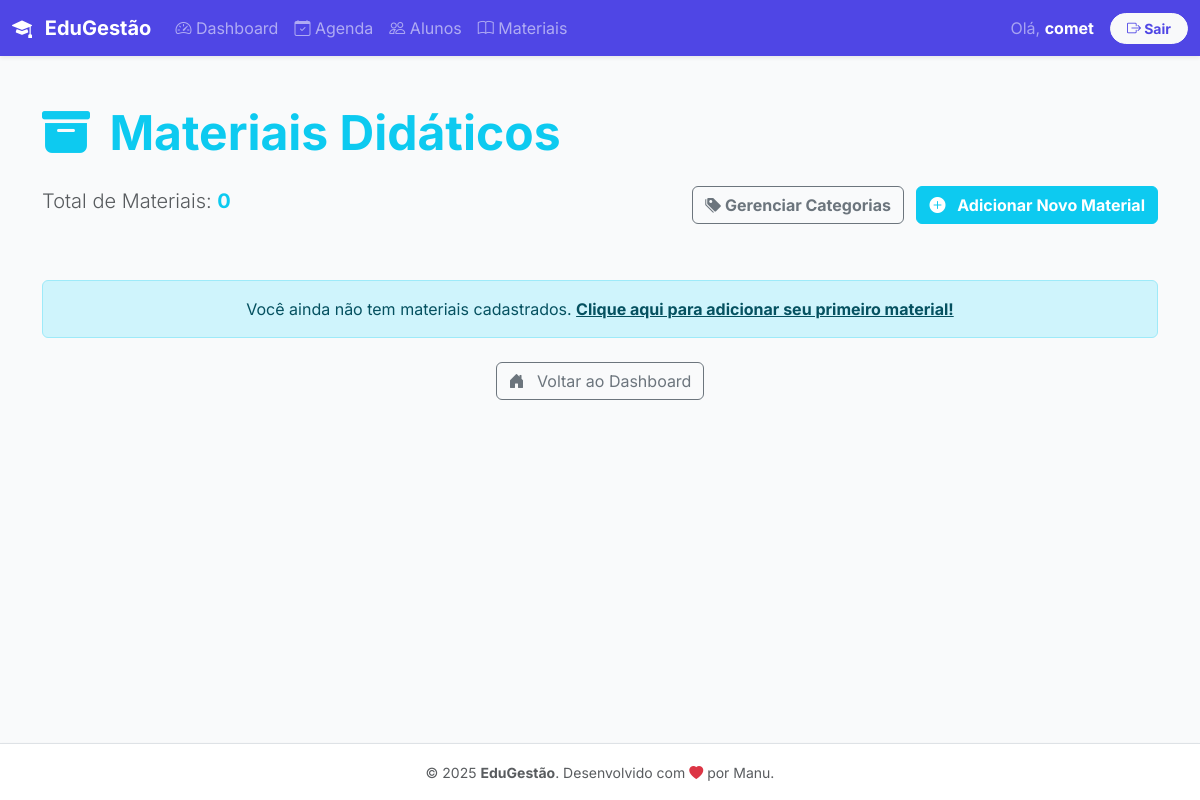
Page /materiais/ (signed in) on the earlier database version.
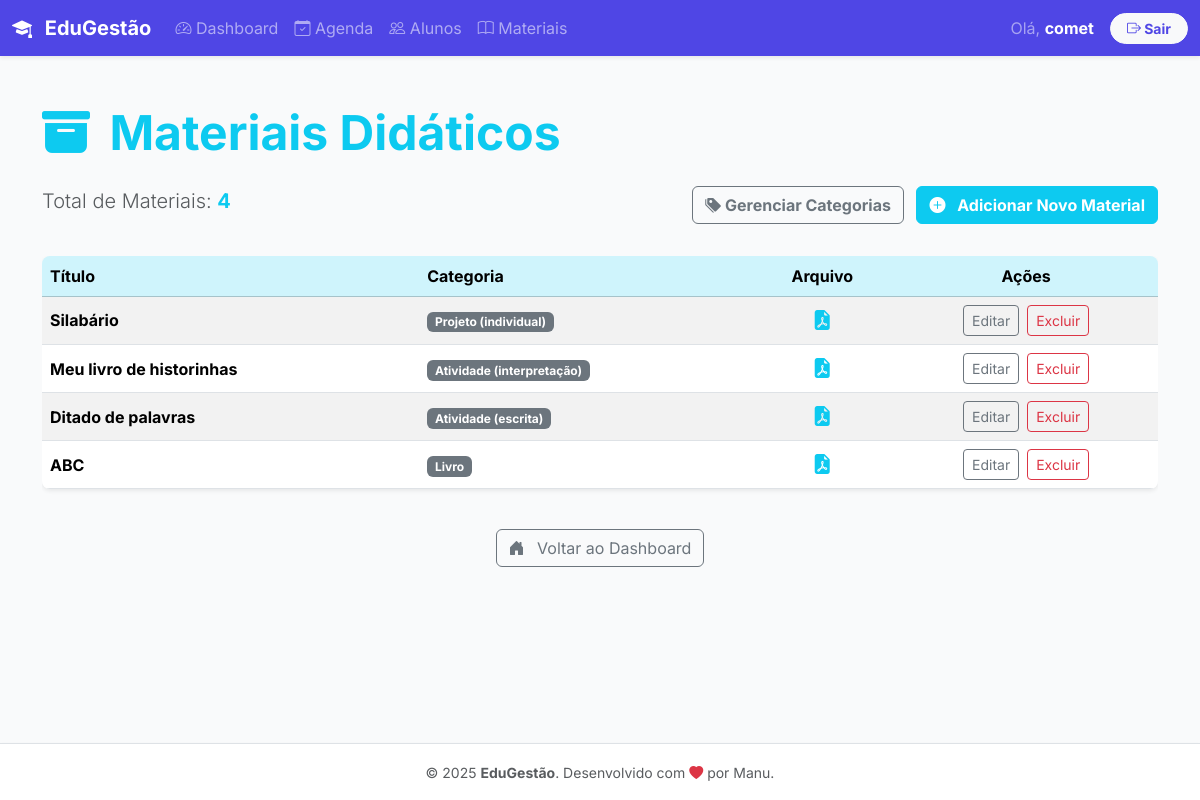
Same page on the later database version.
### materiais/models.py (models this page shows, shortened)
class Material(models.Model):
    ID_Material = models.AutoField(primary_key=True)
    Titulo = models.CharField(max_length=150)
    Descricao = models.TextField(blank=True)
    Arquivo = models.FileField(upload_to='materiais_didaticos/')
    professor = models.ForeignKey(
        settings.AUTH_USER_MODEL,
        on_delete=models.CASCADE,
        related_name='materiais_didaticos'
    )
    data_upload = models.DateTimeField(auto_now_add=True)
    categoria = models.ForeignKey(
        Categoria,
        on_delete=models.SET_NULL, # 👈 ALTERADO: Mudar para SET_NULL
        related_name='materiais_classificados',
        null=True, # 👈 NOVO: Permite valor NULL no banco de dados
        blank=True # 👈 NOVO: Permite que seja vazio no formulário
    )

class Categoria(models.Model):
    ID_Categoria = models.AutoField(primary_key=True)
    Nome = models.CharField(max_length=50, unique=True)

### materiais/views.py (the view)
# urls.py: path('', MaterialListView.as_view(), name='lista_materiais'),
class MaterialListView(LoginRequiredMixin, ListView):
    model = Material
    context_object_name = 'materiais'
    template_name = 'materiais/material_lista.html'
    def get_queryset(self):
        return Material.objects.filter(professor=self.request.user).order_by('-data_upload', 'Titulo')

### materiais/templates/materiais/material_lista.html (shortened to what this page needs)
{% extends 'base.html' %}
{% load static %}
{% block content %}
<div class="container my-5">
    <h1 class="display-5 fw-bold text-info mb-4">
        <i class="bi bi-archive-fill me-2"></i> Materiais Didáticos
    </h1>
    <div class="d-flex justify-content-between mb-4">
        <p class="lead text-muted">Total de Materiais: <span class="fw-bold text-info">{{ materiais.count }}</span></p>
        <div>
            <a href="{% url 'materiais:lista_categorias' %}" class="btn btn-outline-secondary me-2 fw-bold">
                <i class="bi bi-tags-fill"></i> Gerenciar Categorias
            </a>
            <a href="{% url 'materiais:criar_material' %}" class="btn btn-info fw-bold text-white">
                <i class="bi bi-plus-circle-fill me-2"></i> Adicionar Novo Material
            </a>
        </div>
    </div>
    {% if materiais %}
        <div class="table-responsive">
            <table class="table table-striped table-hover align-middle shadow-sm rounded-3 overflow-hidden">
                <thead class="table-info text-white">
                    <tr>
                        <th scope="col">Título</th>
                        <th scope="col">Categoria</th>
                        <th scope="col" class="text-center">Arquivo</th>
                        <th scope="col" class="text-center">Ações</th>
                    </tr>
                </thead>
                <tbody>
                    {% for material in materiais %}
                    <tr>
                        <td class="fw-bold">{{ material.Titulo }}</td>
                        <td>
                            <span class="badge text-bg-secondary">{{ material.categoria.Nome }}</span>
                        </td>
                        <td class="text-center">
                            {% if material.Arquivo %}
                                <a href="{{ material.Arquivo.url }}" target="_blank" class="text-info" title="Visualizar Arquivo">
                                    <i class="bi bi-file-earmark-pdf-fill fs-5"></i>
                                </a>
                            {% else %}
                                <span class="text-muted small">Sem arquivo</span>
                            {% endif %}
                        </td>
                        <td class="text-center d-flex justify-content-center">
                            <a href="{% url 'materiais:editar_material' pk=material.pk %}"
                               class="btn btn-sm btn-outline-secondary me-2"
                               title="Editar Material">
                                Editar
                            </a>
                            <form method="post" action="{% url 'materiais:deletar_material' pk=material.pk %}" style="display:inline;">
                                <button type="submit"
                                        class="btn btn-sm btn-outline-danger"
                                        title="Excluir Material"
                                        onclick="return confirm('Tem certeza que deseja excluir o material {{ material.Titulo }}? O arquivo físico também será removido. Esta ação é irreversível.');">
                                    Excluir
                                </button>
                            </form>
                        </td>
                    </tr>
                    {% endfor %}
                </tbody>
            </table>
        </div>
    {% else %}
        <div class="alert alert-info text-center mt-5" role="alert">
            Você ainda não tem materiais cadastrados. <a href="{% url 'materiais:criar_material' %}" class="alert-link fw-bold">Clique aqui para adicionar seu primeiro material!</a>
        </div>
    {% endif %}
    <div class="mt-4 text-center">
        <a href="{% url 'principal:dashboard' %}" class="btn btn-outline-secondary">
            <i class="bi bi-house-door-fill me-2"></i> Voltar ao Dashboard
        </a>
    </div>
</div>
{% endblock %}

Differences in the rows shown:
added Material: Titulo "Silabário", categoria.Nome "Projeto (individual)"
added Material: Titulo "Meu livro de historinhas", categoria.Nome "Atividade (interpretação)"
added Material: Titulo "Ditado de palavras", categoria.Nome "Atividade (escrita)"
added Material: Titulo "ABC", categoria.Nome "Livro"
Other differences:
{{ materiais.count }}: "0" → "4"
text no longer shown: "Você ainda não tem materiais cadastrados. Clique aqui para adicionar seu primeiro material!"
text now shown: "Título Categoria Arquivo Ações"
